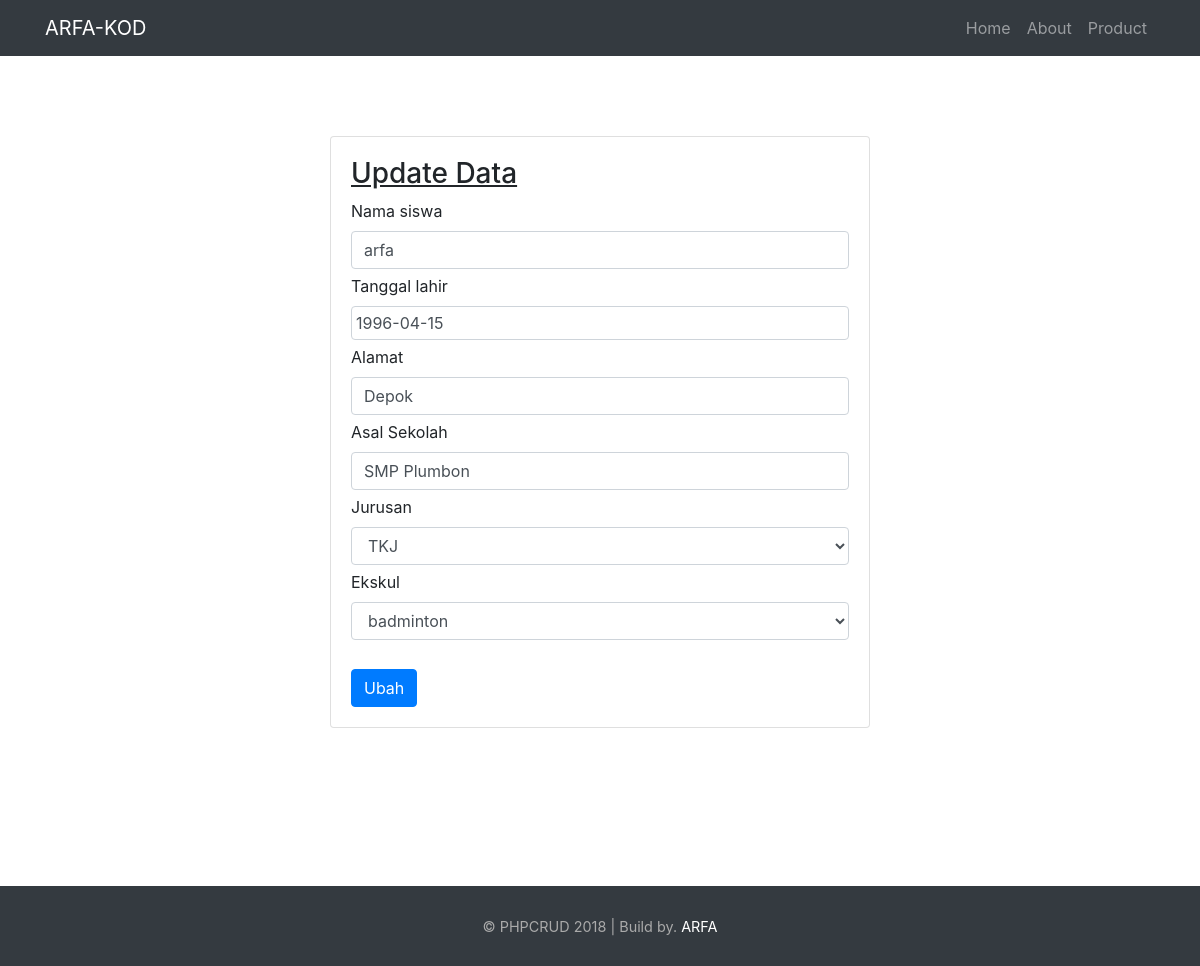
Screenshot of /form_input.php?id_siswa=2 with the database file from the repository.
### tables this page shows
CREATE TABLE `siswa_baru` (
  `id_siswa` int(10) NOT NULL,
  `nama` varchar(50) NOT NULL,
  `tanggal_lahir` date NOT NULL,
  `alamat` varchar(100) NOT NULL,
  `asal_sekolah` varchar(50) NOT NULL,
  `jurusan` varchar(50) NOT NULL,
  `ekskul` varchar(50) NOT NULL
);

### form_input.php (the view, shortened to what this page needs)
<?php
	include_once('koneksi.php');
	$id_siswa = isset($_GET['id_siswa']) ? $_GET['id_siswa'] : false;
	$nama = "";
	$tanggal_lahir = "";
	$alamat = "";
	$asal_sekolah = "";
	$jurusan = "";
	$ekskul = "";
	$button = "Tambah";
	$heading = "Input Data";
	if ($id_siswa) {
		$queryEdit = mysqli_query($koneksi, "SELECT * FROM siswa_baru WHERE id_siswa='$id_siswa' ");
		$rowEdit   = mysqli_fetch_assoc($queryEdit);
		$nama = $rowEdit['nama'];
		$tanggal_lahir = $rowEdit['tanggal_lahir'];
		$alamat = $rowEdit['alamat'];
		$asal_sekolah = $rowEdit['asal_sekolah'];
		$jurusan = $rowEdit['jurusan'];
		$ekskul = $rowEdit['ekskul'];
		$button = "Ubah";
		$heading = "Update Data";
	}
?>
<!DOCTYPE html>
<html>
<head>
	<link rel="stylesheet" type="text/css" href="assets/bootstrap-4.0.0-beta/dist/css/bootstrap.min.css">
	<link rel="stylesheet" type="text/css" href="assets/css/style.css">
	<link rel="stylesheet" type="text/css" href="assets/datepicker/css/bootstrap-datepicker.min.css">
</head>
<body>
	<?php require_once("header.php"); ?>
	<section class="container content">
		<div class="row">
			<div class="col-md-6 offset-md-3">
				<div class="card">
					<div class="card-body">
						<h3><u><?php echo $heading; ?></u></h3>
						<form action="<?php echo "proses_input.php?id_siswa=$id_siswa"; ?>" method="POST" class="needs-validation" novalidate>
							<div class="form-grup">
								<label for="formNama">Nama siswa</label>
								<input type="text" name="nama" class="form-control" placeholder="masukan nama anda" value="<?php echo $nama; ?>" id="formNama" required>
							</div>
							<div class="form-grup">
								<label>Tanggal lahir</label>
								<input type="text" name="tgl_lahir" class="form-control datepicker" placeholder="masukan tanggal lahir" value="<?php echo $tanggal_lahir; ?>" required>
							</div>
							<div class="form-grup">
								<label>Alamat</label>
								<input type="text" name="alamat" class="form-control" placeholder="masukan alamat anda" value="<?php echo $alamat; ?>" required>
							</div>
							<div class="form-grup">
								<label>Asal Sekolah</label>
								<input type="text" name="asal_sekolah" class="form-control" placeholder="asalah sekolah" value="<?php echo $asal_sekolah; ?>" required>
							</div>
							<div class="form-grup">
								<label>Jurusan</label>
								<select name="jurusan" class="form-control">
									<option value="TKJ" <?php echo ($jurusan=="TKJ") ? "selected='true' " : false; ?> >TKJ</option>
								</select>
							</div>
							<div class="form-grup">
								<label>Ekskul</label>
								<select name="ekskul" class="form-control">
									<option value="badminton" <?php echo ($ekskul=="badminton") ? "selected='true' " : false; ?> >badminton</option>
								</select>
							</div>
							<br>
							<input type="submit" class="btn btn-primary" name="button" value="<?php echo $button; ?>"></input>
						</form>
					</div>
				</div>
			</div>
		</div>
	</section>
	<?php require_once("footer.php"); ?>
</body>
</html>

### assets/css/style.css (style rules this page uses)
html { position: relative; }
body { margin-bottom: 80px; }
section { margin-top: 30px; }
.content { padding-top: 50px; min-height: 800px; }
.form-grup { padding-bottom: 5px; }

### rows the page displays
siswa_baru: nama "arfa", tgl_lahir "1996-04-15", alamat "Depok", asal_sekolah "SMP Plumbon", jurusan "TKJ", ekskul "badminton"

### other values shown
$heading "Update Data"
